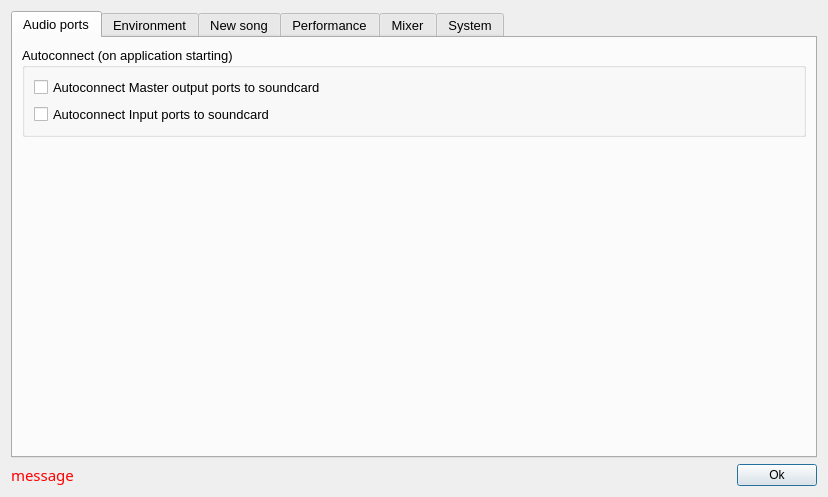
<?xml version="1.0" encoding="UTF-8"?>
<ui version="4.0">
 <class>Dialog</class>
 <widget class="QDialog" name="Dialog">
  <property name="windowModality">
   <enum>Qt::NonModal</enum>
  </property>
  <property name="geometry">
   <rect>
    <x>0</x>
    <y>0</y>
    <width>828</width>
    <height>497</height>
   </rect>
  </property>
  <property name="windowTitle">
   <string>Preferences</string>
  </property>
  <property name="windowIcon">
   <iconset resource="gui.qrc">
    <normaloff>:/icons/icons/icon.png</normaloff>:/icons/icons/icon.png</iconset>
  </property>
  <layout class="QVBoxLayout" name="verticalLayout_11">
   <item>
    <widget class="QTabWidget" name="tabPreferences">
     <property name="font">
      <font>
       <pointsize>10</pointsize>
      </font>
     </property>
     <property name="styleSheet">
      <string notr="true">/* background-color: rgb(242, 242, 242);</string>
     </property>
     <property name="tabShape">
      <enum>QTabWidget::Rounded</enum>
     </property>
     <property name="currentIndex">
      <number>0</number>
     </property>
     <widget class="QWidget" name="tabAudioPorts">
      <attribute name="title">
       <string>Audio ports</string>
      </attribute>
      <layout class="QVBoxLayout" name="verticalLayout_4">
       <item>
        <widget class="QGroupBox" name="groupBoxAutoconnect">
         <property name="styleSheet">
          <string notr="true">font: bold 10pt &quot;Noto Sans&quot;;</string>
         </property>
         <property name="title">
          <string>Autoconnect (on application starting)</string>
         </property>
         <layout class="QVBoxLayout" name="verticalLayout_3">
          <item>
           <widget class="QCheckBox" name="cBoxAutoconnectOutput">
            <property name="focusPolicy">
             <enum>Qt::NoFocus</enum>
            </property>
            <property name="styleSheet">
             <string notr="true">font: 10pt &quot;Noto Sans&quot;;</string>
            </property>
            <property name="text">
             <string>Autoconnect Master output ports to soundcard</string>
            </property>
           </widget>
          </item>
          <item>
           <widget class="QCheckBox" name="cBoxAutoconnectInput">
            <property name="focusPolicy">
             <enum>Qt::NoFocus</enum>
            </property>
            <property name="styleSheet">
             <string notr="true">font: 10pt &quot;Noto Sans&quot;;</string>
            </property>
            <property name="text">
             <string>Autoconnect Input ports to soundcard</string>
            </property>
           </widget>
          </item>
         </layout>
        </widget>
       </item>
       <item>
        <spacer name="verticalSpacer_3">
         <property name="orientation">
          <enum>Qt::Vertical</enum>
         </property>
         <property name="sizeHint" stdset="0">
          <size>
           <width>20</width>
           <height>40</height>
          </size>
         </property>
        </spacer>
       </item>
      </layout>
     </widget>
     <widget class="QWidget" name="tabEnvironment">
      <attribute name="title">
       <string>Environment</string>
      </attribute>
      <layout class="QVBoxLayout" name="verticalLayout_5">
       <item>
        <widget class="QGroupBox" name="groupBoxWinManagement">
         <property name="accessibleName">
          <string/>
         </property>
         <property name="styleSheet">
          <string notr="true">font: bold 10pt &quot;Noto Sans&quot;;</string>
         </property>
         <property name="title">
          <string>Window management</string>
         </property>
         <layout class="QVBoxLayout" name="verticalLayout">
          <item>
           <widget class="QCheckBox" name="cBoxShowPlaylistManager">
            <property name="focusPolicy">
             <enum>Qt::NoFocus</enum>
            </property>
            <property name="accessibleName">
             <string/>
            </property>
            <property name="styleSheet">
             <string notr="true">font: 10pt &quot;Noto Sans&quot;;</string>
            </property>
            <property name="text">
             <string>Show playlist window on start up</string>
            </property>
           </widget>
          </item>
          <item>
           <widget class="QCheckBox" name="cBoxShowScenesManager">
            <property name="focusPolicy">
             <enum>Qt::NoFocus</enum>
            </property>
            <property name="accessibleName">
             <string/>
            </property>
            <property name="styleSheet">
             <string notr="true">font: 10pt &quot;Noto Sans&quot;;</string>
            </property>
            <property name="text">
             <string>Show scenes window on start up</string>
            </property>
           </widget>
          </item>
          <item>
           <widget class="QCheckBox" name="cBoxShowSongAnnotation">
            <property name="focusPolicy">
             <enum>Qt::NoFocus</enum>
            </property>
            <property name="accessibleName">
             <string/>
            </property>
            <property name="styleSheet">
             <string notr="true">font: 10pt &quot;Noto Sans&quot;;</string>
            </property>
            <property name="text">
             <string>Show song annotation on song loading</string>
            </property>
           </widget>
          </item>
         </layout>
        </widget>
       </item>
       <item>
        <widget class="QGroupBox" name="groupBoxCustomFont">
         <property name="accessibleName">
          <string/>
         </property>
         <property name="styleSheet">
          <string notr="true">font: bold 10pt &quot;Noto Sans&quot;;</string>
         </property>
         <property name="title">
          <string>Custom font size</string>
         </property>
         <layout class="QVBoxLayout" name="verticalLayout_2">
          <item>
           <layout class="QHBoxLayout" name="horizontalLayout_2">
            <item>
             <widget class="QLabel" name="label">
              <property name="accessibleName">
               <string/>
              </property>
              <property name="styleSheet">
               <string notr="true">font: 10pt &quot;Noto Sans&quot;;</string>
              </property>
              <property name="text">
               <string>Custom font size (pt)</string>
              </property>
             </widget>
            </item>
            <item>
             <widget class="QSpinBox" name="cBigFontSize">
              <property name="minimumSize">
               <size>
                <width>100</width>
                <height>41</height>
               </size>
              </property>
              <property name="maximumSize">
               <size>
                <width>100</width>
                <height>16777215</height>
               </size>
              </property>
              <property name="styleSheet">
               <string notr="true">font: 10pt &quot;Noto Sans&quot;;</string>
              </property>
              <property name="minimum">
               <number>10</number>
              </property>
              <property name="maximum">
               <number>200</number>
              </property>
              <property name="value">
               <number>20</number>
              </property>
             </widget>
            </item>
           </layout>
          </item>
          <item>
           <widget class="QCheckBox" name="cBoxBigFontScenes">
            <property name="focusPolicy">
             <enum>Qt::NoFocus</enum>
            </property>
            <property name="accessibleName">
             <string/>
            </property>
            <property name="styleSheet">
             <string notr="true">font: 10pt &quot;Noto Sans&quot;;</string>
            </property>
            <property name="text">
             <string>Use it in scene manager</string>
            </property>
           </widget>
          </item>
          <item>
           <widget class="QCheckBox" name="cBoxBigFontPlaylist">
            <property name="focusPolicy">
             <enum>Qt::NoFocus</enum>
            </property>
            <property name="accessibleName">
             <string/>
            </property>
            <property name="styleSheet">
             <string notr="true">font: 10pt &quot;Noto Sans&quot;;</string>
            </property>
            <property name="text">
             <string>Use it in playlist</string>
            </property>
           </widget>
          </item>
         </layout>
         <zorder>cBoxBigFontPlaylist</zorder>
         <zorder>cBoxBigFontScenes</zorder>
         <zorder></zorder>
        </widget>
       </item>
       <item>
        <spacer name="verticalSpacer_2">
         <property name="orientation">
          <enum>Qt::Vertical</enum>
         </property>
         <property name="sizeHint" stdset="0">
          <size>
           <width>20</width>
           <height>40</height>
          </size>
         </property>
        </spacer>
       </item>
      </layout>
     </widget>
     <widget class="QWidget" name="tabNewSong">
      <attribute name="title">
       <string>New song</string>
      </attribute>
      <layout class="QGridLayout" name="gridLayout">
       <item row="0" column="1" colspan="2">
        <widget class="QLabel" name="labelVG">
         <property name="styleSheet">
          <string notr="true">font: 10pt &quot;Noto Sans&quot;;</string>
         </property>
         <property name="text">
          <string>Columns (Width)</string>
         </property>
        </widget>
       </item>
       <item row="3" column="0">
        <widget class="QLabel" name="labelDefaultBPM">
         <property name="styleSheet">
          <string notr="true">font: 10pt &quot;Noto Sans&quot;;</string>
         </property>
         <property name="text">
          <string>Default BPM</string>
         </property>
        </widget>
       </item>
       <item row="3" column="1">
        <widget class="QSpinBox" name="spinDefaultBPM">
         <property name="styleSheet">
          <string notr="true">font: 10pt &quot;Noto Sans&quot;;</string>
         </property>
         <property name="minimum">
          <number>1</number>
         </property>
         <property name="maximum">
          <number>260</number>
         </property>
         <property name="value">
          <number>120</number>
         </property>
        </widget>
       </item>
       <item row="1" column="0">
        <widget class="QLabel" name="labelDefaultSize">
         <property name="enabled">
          <bool>true</bool>
         </property>
         <property name="styleSheet">
          <string notr="true">font: 10pt &quot;Noto Sans&quot;;</string>
         </property>
         <property name="text">
          <string>Default grid size for new songs</string>
         </property>
        </widget>
       </item>
       <item row="1" column="1">
        <widget class="QSpinBox" name="spinColumns">
         <property name="enabled">
          <bool>true</bool>
         </property>
         <property name="font">
          <font>
           <family>Noto Sans</family>
           <pointsize>10</pointsize>
           <weight>50</weight>
           <italic>false</italic>
           <bold>false</bold>
          </font>
         </property>
         <property name="focusPolicy">
          <enum>Qt::NoFocus</enum>
         </property>
         <property name="styleSheet">
          <string notr="true">font: 10pt &quot;Noto Sans&quot;;</string>
         </property>
         <property name="minimum">
          <number>1</number>
         </property>
         <property name="maximum">
          <number>8</number>
         </property>
         <property name="value">
          <number>8</number>
         </property>
        </widget>
       </item>
       <item row="4" column="0">
        <widget class="QLabel" name="labelDefaultBeats">
         <property name="styleSheet">
          <string notr="true">font: 10pt &quot;Noto Sans&quot;;</string>
         </property>
         <property name="text">
          <string>Default Beats per bar</string>
         </property>
        </widget>
       </item>
       <item row="4" column="1">
        <widget class="QSpinBox" name="spinDefaultBeats">
         <property name="styleSheet">
          <string notr="true">font: 10pt &quot;Noto Sans&quot;;</string>
         </property>
         <property name="minimum">
          <number>1</number>
         </property>
         <property name="maximum">
          <number>99</number>
         </property>
         <property name="value">
          <number>4</number>
         </property>
        </widget>
       </item>
       <item row="1" column="3">
        <widget class="QSpinBox" name="spinRows">
         <property name="enabled">
          <bool>true</bool>
         </property>
         <property name="font">
          <font>
           <family>Noto Sans</family>
           <pointsize>10</pointsize>
           <weight>50</weight>
           <italic>false</italic>
           <bold>false</bold>
          </font>
         </property>
         <property name="focusPolicy">
          <enum>Qt::NoFocus</enum>
         </property>
         <property name="styleSheet">
          <string notr="true">font: 10pt &quot;Noto Sans&quot;;</string>
         </property>
         <property name="minimum">
          <number>1</number>
         </property>
         <property name="maximum">
          <number>8</number>
         </property>
         <property name="value">
          <number>8</number>
         </property>
        </widget>
       </item>
       <item row="2" column="0">
        <widget class="QLabel" name="labelDefaultMasterVolume">
         <property name="styleSheet">
          <string notr="true">font: 10pt &quot;Noto Sans&quot;;</string>
         </property>
         <property name="text">
          <string>Default initial song master volume</string>
         </property>
        </widget>
       </item>
       <item row="2" column="1">
        <widget class="QSpinBox" name="spinDefaultMasterVolume">
         <property name="styleSheet">
          <string notr="true">font: 10pt &quot;Noto Sans&quot;;</string>
         </property>
         <property name="minimum">
          <number>0</number>
         </property>
         <property name="maximum">
          <number>200</number>
         </property>
         <property name="value">
          <number>100</number>
         </property>
        </widget>
       </item>
       <item row="0" column="3">
        <widget class="QLabel" name="labelHG">
         <property name="styleSheet">
          <string notr="true">font: 10pt &quot;Noto Sans&quot;;</string>
         </property>
         <property name="text">
          <string>Lines (Height)</string>
         </property>
        </widget>
       </item>
       <item row="5" column="1">
        <spacer name="verticalSpacer">
         <property name="orientation">
          <enum>Qt::Vertical</enum>
         </property>
         <property name="sizeHint" stdset="0">
          <size>
           <width>20</width>
           <height>40</height>
          </size>
         </property>
        </spacer>
       </item>
      </layout>
     </widget>
     <widget class="QWidget" name="tabPerformance">
      <attribute name="title">
       <string>Performance</string>
      </attribute>
      <layout class="QVBoxLayout" name="verticalLayout_6">
       <item>
        <widget class="QCheckBox" name="cBoxShowDetailsWhenTriggered">
         <property name="focusPolicy">
          <enum>Qt::NoFocus</enum>
         </property>
         <property name="accessibleName">
          <string/>
         </property>
         <property name="styleSheet">
          <string notr="true">font: 10pt &quot;Noto Sans&quot;;</string>
         </property>
         <property name="text">
          <string>Show clip details when triggered on / off</string>
         </property>
        </widget>
       </item>
       <item>
        <widget class="QCheckBox" name="cBoxPlayAfterRecord">
         <property name="enabled">
          <bool>true</bool>
         </property>
         <property name="focusPolicy">
          <enum>Qt::NoFocus</enum>
         </property>
         <property name="accessibleName">
          <string/>
         </property>
         <property name="styleSheet">
          <string notr="true">font: 10pt &quot;Noto Sans&quot;;</string>
         </property>
         <property name="text">
          <string>Start playing a clip immediately after recording</string>
         </property>
        </widget>
       </item>
       <item>
        <widget class="QCheckBox" name="cBoxAllowRecordEmptyClip">
         <property name="enabled">
          <bool>true</bool>
         </property>
         <property name="focusPolicy">
          <enum>Qt::NoFocus</enum>
         </property>
         <property name="accessibleName">
          <string/>
         </property>
         <property name="styleSheet">
          <string notr="true">font: 10pt &quot;Noto Sans&quot;;</string>
         </property>
         <property name="text">
          <string>Allow recording on an empy clip from MIDI controller</string>
         </property>
        </widget>
       </item>
       <item>
        <widget class="QGroupBox" name="groupBoxRecColor">
         <property name="accessibleName">
          <string/>
         </property>
         <property name="styleSheet">
          <string notr="true">font: bold 10pt &quot;Noto Sans&quot;;</string>
         </property>
         <property name="title">
          <string>Cell color for recording clips</string>
         </property>
         <layout class="QVBoxLayout" name="verticalLayout_12">
          <item>
           <widget class="QRadioButton" name="rButtonAmberRecColor">
            <property name="enabled">
             <bool>true</bool>
            </property>
            <property name="focusPolicy">
             <enum>Qt::NoFocus</enum>
            </property>
            <property name="styleSheet">
             <string notr="true">font: 10pt &quot;Noto Sans&quot;;</string>
            </property>
            <property name="text">
             <string>AMBER for recording (SuperBoucle default)</string>
            </property>
            <property name="checked">
             <bool>true</bool>
            </property>
           </widget>
          </item>
          <item>
           <widget class="QRadioButton" name="rButtonRedRecColor">
            <property name="enabled">
             <bool>true</bool>
            </property>
            <property name="focusPolicy">
             <enum>Qt::NoFocus</enum>
            </property>
            <property name="styleSheet">
             <string notr="true">font: 10pt &quot;Noto Sans&quot;;</string>
            </property>
            <property name="text">
             <string>RED for recording (SpinTool default)</string>
            </property>
           </widget>
          </item>
         </layout>
        </widget>
       </item>
       <item>
        <widget class="QCheckBox" name="cBoxUnshiftAfterProcessing">
         <property name="enabled">
          <bool>true</bool>
         </property>
         <property name="focusPolicy">
          <enum>Qt::NoFocus</enum>
         </property>
         <property name="accessibleName">
          <string/>
         </property>
         <property name="styleSheet">
          <string notr="true">font: 10pt &quot;Noto Sans&quot;;</string>
         </property>
         <property name="text">
          <string>Automatically disable Shift function after processing a command</string>
         </property>
        </widget>
       </item>
       <item>
        <widget class="QCheckBox" name="cBoxPreventSongSave">
         <property name="accessibleName">
          <string/>
         </property>
         <property name="styleSheet">
          <string notr="true">font: 10pt &quot;Noto Sans&quot;;</string>
         </property>
         <property name="text">
          <string>Prevent song save during performance (while Jack is playing)</string>
         </property>
        </widget>
       </item>
       <item>
        <widget class="QCheckBox" name="cBoxAutoAssignNewClipsColumn">
         <property name="accessibleName">
          <string/>
         </property>
         <property name="styleSheet">
          <string notr="true">font: 10pt &quot;Noto Sans&quot;;</string>
         </property>
         <property name="text">
          <string>Auto-assign Output port &amp;&amp; Solo clip Group to new clips</string>
         </property>
        </widget>
       </item>
       <item>
        <spacer name="verticalSpacer_4">
         <property name="orientation">
          <enum>Qt::Vertical</enum>
         </property>
         <property name="sizeHint" stdset="0">
          <size>
           <width>20</width>
           <height>40</height>
          </size>
         </property>
        </spacer>
       </item>
      </layout>
     </widget>
     <widget class="QWidget" name="tab">
      <attribute name="title">
       <string>Mixer</string>
      </attribute>
      <layout class="QVBoxLayout" name="verticalLayout_9">
       <item>
        <widget class="QGroupBox" name="groupBoxSaveRestoreMixerValues">
         <property name="accessibleName">
          <string/>
         </property>
         <property name="styleSheet">
          <string notr="true">font: bold 10pt &quot;Noto Sans&quot;;</string>
         </property>
         <property name="title">
          <string>Restore / save controls values on application starting / closing</string>
         </property>
         <layout class="QVBoxLayout" name="verticalLayout_7">
          <item>
           <layout class="QHBoxLayout" name="horizontalLayout_5">
            <item>
             <widget class="QCheckBox" name="cBoxSaveMixerMaster">
              <property name="styleSheet">
               <string notr="true">font: 10pt &quot;Noto Sans&quot;;</string>
              </property>
              <property name="text">
               <string>Master</string>
              </property>
             </widget>
            </item>
           </layout>
          </item>
          <item>
           <layout class="QHBoxLayout" name="horizontalLayout_3">
            <item>
             <widget class="QCheckBox" name="cBoxSaveMixerstripGain">
              <property name="styleSheet">
               <string notr="true">font: 10pt &quot;Noto Sans&quot;;</string>
              </property>
              <property name="text">
               <string>Gain</string>
              </property>
             </widget>
            </item>
            <item>
             <widget class="QCheckBox" name="cBoxSaveMixerstripSend1">
              <property name="styleSheet">
               <string notr="true">font: 10pt &quot;Noto Sans&quot;;</string>
              </property>
              <property name="text">
               <string>Send1 amount</string>
              </property>
             </widget>
            </item>
            <item>
             <widget class="QCheckBox" name="cBoxSaveMixerstripSend2">
              <property name="styleSheet">
               <string notr="true">font: 10pt &quot;Noto Sans&quot;;</string>
              </property>
              <property name="text">
               <string>Send2 amount</string>
              </property>
             </widget>
            </item>
            <item>
             <widget class="QCheckBox" name="cBoxSaveMixerstripVolume">
              <property name="styleSheet">
               <string notr="true">font: 10pt &quot;Noto Sans&quot;;</string>
              </property>
              <property name="text">
               <string>Volume</string>
              </property>
             </widget>
            </item>
            <item>
             <widget class="QCheckBox" name="cBoxSaveMixerstripMute">
              <property name="styleSheet">
               <string notr="true">font: 10pt &quot;Noto Sans&quot;;</string>
              </property>
              <property name="text">
               <string>Mute</string>
              </property>
             </widget>
            </item>
           </layout>
          </item>
         </layout>
        </widget>
       </item>
       <item>
        <widget class="QGroupBox" name="groupBoxExcludeFromResetControls">
         <property name="accessibleName">
          <string/>
         </property>
         <property name="styleSheet">
          <string notr="true">font: bold 10pt &quot;Noto Sans&quot;;</string>
         </property>
         <property name="title">
          <string>Exclude from custom reset</string>
         </property>
         <layout class="QVBoxLayout" name="verticalLayout_8">
          <item>
           <layout class="QHBoxLayout" name="horizontalLayout_4">
            <item>
             <widget class="QCheckBox" name="cBoxCustomResetMixerstripGain">
              <property name="styleSheet">
               <string notr="true">font: 10pt &quot;Noto Sans&quot;;</string>
              </property>
              <property name="text">
               <string>Gain</string>
              </property>
             </widget>
            </item>
            <item>
             <widget class="QCheckBox" name="cBoxCustomResetMixerstripSend1">
              <property name="styleSheet">
               <string notr="true">font: 10pt &quot;Noto Sans&quot;;</string>
              </property>
              <property name="text">
               <string>Send1 amount</string>
              </property>
             </widget>
            </item>
            <item>
             <widget class="QCheckBox" name="cBoxCustomResetMixerstripSend2">
              <property name="styleSheet">
               <string notr="true">font: 10pt &quot;Noto Sans&quot;;</string>
              </property>
              <property name="text">
               <string>Send2 amount</string>
              </property>
             </widget>
            </item>
            <item>
             <widget class="QCheckBox" name="cBoxCustomResetMixerstripVolume">
              <property name="styleSheet">
               <string notr="true">font: 10pt &quot;Noto Sans&quot;;</string>
              </property>
              <property name="text">
               <string>Volume</string>
              </property>
             </widget>
            </item>
            <item>
             <widget class="QCheckBox" name="cBoxCustomResetMixerstripMute">
              <property name="styleSheet">
               <string notr="true">font: 10pt &quot;Noto Sans&quot;;</string>
              </property>
              <property name="text">
               <string>Mute</string>
              </property>
             </widget>
            </item>
           </layout>
          </item>
         </layout>
        </widget>
       </item>
       <item>
        <spacer name="verticalSpacer_5">
         <property name="orientation">
          <enum>Qt::Vertical</enum>
         </property>
         <property name="sizeHint" stdset="0">
          <size>
           <width>20</width>
           <height>40</height>
          </size>
         </property>
        </spacer>
       </item>
      </layout>
     </widget>
     <widget class="QWidget" name="tabSystem">
      <attribute name="title">
       <string>System</string>
      </attribute>
      <layout class="QVBoxLayout" name="verticalLayout_10">
       <item>
        <widget class="QCheckBox" name="cBoxApplySlowerProcessing">
         <property name="focusPolicy">
          <enum>Qt::NoFocus</enum>
         </property>
         <property name="accessibleName">
          <string/>
         </property>
         <property name="styleSheet">
          <string notr="true">font: 10pt &quot;Noto Sans&quot;;</string>
         </property>
         <property name="text">
          <string>Slower processing (try it for XRuns and MIDI controller lighting issues)</string>
         </property>
        </widget>
       </item>
       <item>
        <spacer name="verticalSpacer_6">
         <property name="orientation">
          <enum>Qt::Vertical</enum>
         </property>
         <property name="sizeHint" stdset="0">
          <size>
           <width>20</width>
           <height>40</height>
          </size>
         </property>
        </spacer>
       </item>
      </layout>
     </widget>
    </widget>
   </item>
   <item>
    <layout class="QHBoxLayout" name="horizontalLayout">
     <item>
      <widget class="QLabel" name="labelMessage">
       <property name="font">
        <font>
         <family>Noto Sans</family>
         <pointsize>11</pointsize>
         <weight>9</weight>
         <italic>false</italic>
         <bold>false</bold>
        </font>
       </property>
       <property name="styleSheet">
        <string notr="true">color: rgb(255, 0, 0);
font: 75 11pt &quot;Noto Sans&quot;;</string>
       </property>
       <property name="text">
        <string>message</string>
       </property>
       <property name="alignment">
        <set>Qt::AlignLeading|Qt::AlignLeft|Qt::AlignVCenter</set>
       </property>
      </widget>
     </item>
     <item>
      <spacer name="horizontalSpacer">
       <property name="orientation">
        <enum>Qt::Horizontal</enum>
       </property>
       <property name="sizeHint" stdset="0">
        <size>
         <width>40</width>
         <height>20</height>
        </size>
       </property>
      </spacer>
     </item>
     <item>
      <widget class="QPushButton" name="btn_prefs_ok">
       <property name="text">
        <string>Ok</string>
       </property>
      </widget>
     </item>
    </layout>
   </item>
  </layout>
 </widget>
 <resources>
  <include location="gui.qrc"/>
 </resources>
 <connections/>
</ui>
